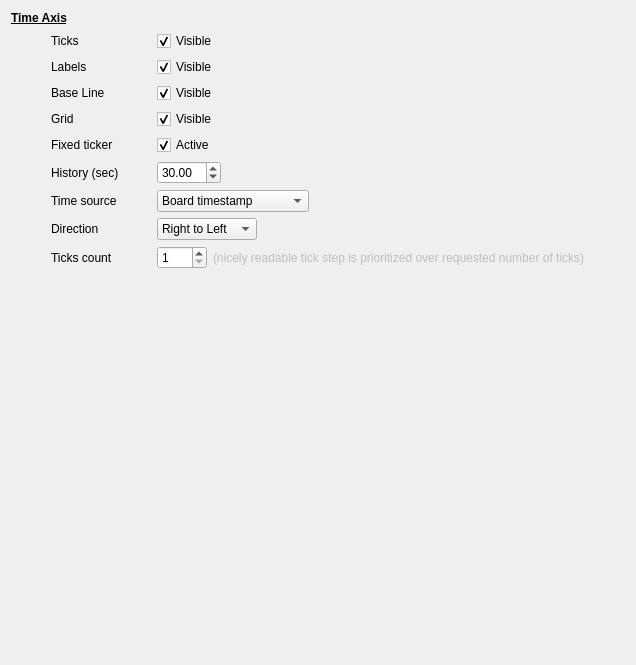
         <widget class="QWidget" name="page">
          <layout class="QVBoxLayout" name="verticalLayout_3">
           <item>
            <widget class="QLabel" name="label_19">
             <property name="font">
              <font>
               <weight>75</weight>
               <bold>true</bold>
               <underline>true</underline>
              </font>
             </property>
             <property name="text">
              <string>Time Axis</string>
             </property>
            </widget>
           </item>
           <item>
            <layout class="QHBoxLayout" name="horizontalLayout_15">
             <item>
              <spacer name="horizontalSpacer">
               <property name="orientation">
                <enum>Qt::Horizontal</enum>
               </property>
               <property name="sizeType">
                <enum>QSizePolicy::Fixed</enum>
               </property>
               <property name="sizeHint" stdset="0">
                <size>
                 <width>40</width>
                 <height>20</height>
                </size>
               </property>
              </spacer>
             </item>
             <item>
              <widget class="QLabel" name="label_15">
               <property name="minimumSize">
                <size>
                 <width>100</width>
                 <height>0</height>
                </size>
               </property>
               <property name="text">
                <string>Ticks</string>
               </property>
              </widget>
             </item>
             <item>
              <widget class="QCheckBox" name="xticksCheckBox">
               <property name="minimumSize">
                <size>
                 <width>100</width>
                 <height>0</height>
                </size>
               </property>
               <property name="text">
                <string>Visible</string>
               </property>
               <property name="checked">
                <bool>true</bool>
               </property>
              </widget>
             </item>
             <item>
              <spacer name="horizontalSpacer_13">
               <property name="orientation">
                <enum>Qt::Horizontal</enum>
               </property>
               <property name="sizeHint" stdset="0">
                <size>
                 <width>40</width>
                 <height>20</height>
                </size>
               </property>
              </spacer>
             </item>
            </layout>
           </item>
           <item>
            <layout class="QHBoxLayout" name="horizontalLayout_16">
             <item>
              <spacer name="horizontalSpacer_8">
               <property name="orientation">
                <enum>Qt::Horizontal</enum>
               </property>
               <property name="sizeType">
                <enum>QSizePolicy::Fixed</enum>
               </property>
               <property name="sizeHint" stdset="0">
                <size>
                 <width>40</width>
                 <height>20</height>
                </size>
               </property>
              </spacer>
             </item>
             <item>
              <widget class="QLabel" name="label_16">
               <property name="minimumSize">
                <size>
                 <width>100</width>
                 <height>0</height>
                </size>
               </property>
               <property name="text">
                <string>Labels</string>
               </property>
              </widget>
             </item>
             <item>
              <widget class="QCheckBox" name="xlabelsCheckBox">
               <property name="minimumSize">
                <size>
                 <width>100</width>
                 <height>0</height>
                </size>
               </property>
               <property name="text">
                <string>Visible</string>
               </property>
               <property name="checked">
                <bool>true</bool>
               </property>
              </widget>
             </item>
             <item>
              <spacer name="horizontalSpacer_14">
               <property name="orientation">
                <enum>Qt::Horizontal</enum>
               </property>
               <property name="sizeHint" stdset="0">
                <size>
                 <width>40</width>
                 <height>20</height>
                </size>
               </property>
              </spacer>
             </item>
            </layout>
           </item>
           <item>
            <layout class="QHBoxLayout" name="horizontalLayout_20">
             <item>
              <spacer name="horizontalSpacer_30">
               <property name="orientation">
                <enum>Qt::Horizontal</enum>
               </property>
               <property name="sizeType">
                <enum>QSizePolicy::Fixed</enum>
               </property>
               <property name="sizeHint" stdset="0">
                <size>
                 <width>40</width>
                 <height>20</height>
                </size>
               </property>
              </spacer>
             </item>
             <item>
              <widget class="QLabel" name="label_23">
               <property name="minimumSize">
                <size>
                 <width>100</width>
                 <height>0</height>
                </size>
               </property>
               <property name="text">
                <string>Base Line</string>
               </property>
              </widget>
             </item>
             <item>
              <widget class="QCheckBox" name="xlineCheckBox">
               <property name="minimumSize">
                <size>
                 <width>100</width>
                 <height>0</height>
                </size>
               </property>
               <property name="text">
                <string>Visible</string>
               </property>
               <property name="checked">
                <bool>true</bool>
               </property>
              </widget>
             </item>
             <item>
              <spacer name="horizontalSpacer_31">
               <property name="orientation">
                <enum>Qt::Horizontal</enum>
               </property>
               <property name="sizeHint" stdset="0">
                <size>
                 <width>40</width>
                 <height>20</height>
                </size>
               </property>
              </spacer>
             </item>
            </layout>
           </item>
           <item>
            <layout class="QHBoxLayout" name="horizontalLayout_17">
             <item>
              <spacer name="horizontalSpacer_17">
               <property name="orientation">
                <enum>Qt::Horizontal</enum>
               </property>
               <property name="sizeType">
                <enum>QSizePolicy::Fixed</enum>
               </property>
               <property name="sizeHint" stdset="0">
                <size>
                 <width>40</width>
                 <height>20</height>
                </size>
               </property>
              </spacer>
             </item>
             <item>
              <widget class="QLabel" name="label_20">
               <property name="minimumSize">
                <size>
                 <width>100</width>
                 <height>0</height>
                </size>
               </property>
               <property name="text">
                <string>Grid</string>
               </property>
              </widget>
             </item>
             <item>
              <widget class="QCheckBox" name="xgridCheckBox">
               <property name="minimumSize">
                <size>
                 <width>100</width>
                 <height>0</height>
                </size>
               </property>
               <property name="text">
                <string>Visible</string>
               </property>
               <property name="checked">
                <bool>true</bool>
               </property>
              </widget>
             </item>
             <item>
              <spacer name="horizontalSpacer_15">
               <property name="orientation">
                <enum>Qt::Horizontal</enum>
               </property>
               <property name="sizeHint" stdset="0">
                <size>
                 <width>40</width>
                 <height>20</height>
                </size>
               </property>
              </spacer>
             </item>
            </layout>
           </item>
           <item>
            <layout class="QHBoxLayout" name="horizontalLayout_21">
             <item>
              <spacer name="horizontalSpacer_36">
               <property name="orientation">
                <enum>Qt::Horizontal</enum>
               </property>
               <property name="sizeType">
                <enum>QSizePolicy::Fixed</enum>
               </property>
               <property name="sizeHint" stdset="0">
                <size>
                 <width>40</width>
                 <height>20</height>
                </size>
               </property>
              </spacer>
             </item>
             <item>
              <widget class="QLabel" name="label_24">
               <property name="minimumSize">
                <size>
                 <width>100</width>
                 <height>0</height>
                </size>
               </property>
               <property name="text">
                <string>Fixed ticker</string>
               </property>
              </widget>
             </item>
             <item>
              <widget class="QCheckBox" name="xfixedtickerCheckBox">
               <property name="minimumSize">
                <size>
                 <width>100</width>
                 <height>0</height>
                </size>
               </property>
               <property name="text">
                <string>Active</string>
               </property>
               <property name="checked">
                <bool>true</bool>
               </property>
              </widget>
             </item>
             <item>
              <spacer name="horizontalSpacer_37">
               <property name="orientation">
                <enum>Qt::Horizontal</enum>
               </property>
               <property name="sizeHint" stdset="0">
                <size>
                 <width>40</width>
                 <height>20</height>
                </size>
               </property>
              </spacer>
             </item>
            </layout>
           </item>
           <item>
            <layout class="QHBoxLayout" name="horizontalLayout_5">
             <item>
              <spacer name="horizontalSpacer_18">
               <property name="orientation">
                <enum>Qt::Horizontal</enum>
               </property>
               <property name="sizeType">
                <enum>QSizePolicy::Fixed</enum>
               </property>
               <property name="sizeHint" stdset="0">
                <size>
                 <width>40</width>
                 <height>20</height>
                </size>
               </property>
              </spacer>
             </item>
             <item>
              <widget class="QLabel" name="label_4">
               <property name="minimumSize">
                <size>
                 <width>100</width>
                 <height>0</height>
                </size>
               </property>
               <property name="text">
                <string>History (sec)</string>
               </property>
               <property name="indent">
                <number>-1</number>
               </property>
              </widget>
             </item>
             <item>
              <widget class="QDoubleSpinBox" name="historyDoubleSpinBox">
               <property name="minimumSize">
                <size>
                 <width>50</width>
                 <height>0</height>
                </size>
               </property>
               <property name="minimum">
                <double>0.100000000000000</double>
               </property>
               <property name="maximum">
                <double>600.000000000000000</double>
               </property>
               <property name="value">
                <double>30.000000000000000</double>
               </property>
              </widget>
             </item>
             <item>
              <spacer name="horizontalSpacer_4">
               <property name="orientation">
                <enum>Qt::Horizontal</enum>
               </property>
               <property name="sizeHint" stdset="0">
                <size>
                 <width>40</width>
                 <height>20</height>
                </size>
               </property>
              </spacer>
             </item>
            </layout>
           </item>
           <item>
            <layout class="QHBoxLayout" name="horizontalLayout_6">
             <item>
              <spacer name="horizontalSpacer_32">
               <property name="orientation">
                <enum>Qt::Horizontal</enum>
               </property>
               <property name="sizeType">
                <enum>QSizePolicy::Fixed</enum>
               </property>
               <property name="sizeHint" stdset="0">
                <size>
                 <width>40</width>
                 <height>20</height>
                </size>
               </property>
              </spacer>
             </item>
             <item>
              <widget class="QLabel" name="label_6">
               <property name="minimumSize">
                <size>
                 <width>100</width>
                 <height>0</height>
                </size>
               </property>
               <property name="text">
                <string>Time source</string>
               </property>
              </widget>
             </item>
             <item>
              <widget class="QComboBox" name="timeSourceComboBox">
               <property name="minimumSize">
                <size>
                 <width>100</width>
                 <height>0</height>
                </size>
               </property>
               <item>
                <property name="text">
                 <string>Board timestamp</string>
                </property>
               </item>
               <item>
                <property name="text">
                 <string>Parameters timestamp</string>
                </property>
               </item>
              </widget>
             </item>
             <item>
              <spacer name="horizontalSpacer_33">
               <property name="orientation">
                <enum>Qt::Horizontal</enum>
               </property>
               <property name="sizeHint" stdset="0">
                <size>
                 <width>40</width>
                 <height>20</height>
                </size>
               </property>
              </spacer>
             </item>
            </layout>
           </item>
           <item>
            <layout class="QHBoxLayout" name="horizontalLayout_3">
             <item>
              <spacer name="horizontalSpacer_19">
               <property name="orientation">
                <enum>Qt::Horizontal</enum>
               </property>
               <property name="sizeType">
                <enum>QSizePolicy::Fixed</enum>
               </property>
               <property name="sizeHint" stdset="0">
                <size>
                 <width>40</width>
                 <height>20</height>
                </size>
               </property>
              </spacer>
             </item>
             <item>
              <widget class="QLabel" name="label_3">
               <property name="minimumSize">
                <size>
                 <width>100</width>
                 <height>0</height>
                </size>
               </property>
               <property name="text">
                <string>Direction</string>
               </property>
              </widget>
             </item>
             <item>
              <widget class="QComboBox" name="directionComboBox">
               <property name="minimumSize">
                <size>
                 <width>100</width>
                 <height>0</height>
                </size>
               </property>
               <item>
                <property name="text">
                 <string>Right to Left</string>
                </property>
               </item>
               <item>
                <property name="text">
                 <string>Left to Right</string>
                </property>
               </item>
              </widget>
             </item>
             <item>
              <spacer name="horizontalSpacer_5">
               <property name="orientation">
                <enum>Qt::Horizontal</enum>
               </property>
               <property name="sizeHint" stdset="0">
                <size>
                 <width>40</width>
                 <height>20</height>
                </size>
               </property>
              </spacer>
             </item>
            </layout>
           </item>
           <item>
            <layout class="QHBoxLayout" name="horizontalLayout_8">
             <property name="topMargin">
              <number>0</number>
             </property>
             <item>
              <spacer name="horizontalSpacer_39">
               <property name="orientation">
                <enum>Qt::Horizontal</enum>
               </property>
               <property name="sizeType">
                <enum>QSizePolicy::Fixed</enum>
               </property>
               <property name="sizeHint" stdset="0">
                <size>
                 <width>40</width>
                 <height>20</height>
                </size>
               </property>
              </spacer>
             </item>
             <item>
              <widget class="QLabel" name="label_25">
               <property name="minimumSize">
                <size>
                 <width>100</width>
                 <height>0</height>
                </size>
               </property>
               <property name="text">
                <string>Ticks count</string>
               </property>
              </widget>
             </item>
             <item>
              <widget class="QSpinBox" name="horizontalTicksCountSpinBox">
               <property name="minimumSize">
                <size>
                 <width>50</width>
                 <height>0</height>
                </size>
               </property>
               <property name="minimum">
                <number>1</number>
               </property>
               <property name="maximum">
                <number>10</number>
               </property>
              </widget>
             </item>
             <item>
              <widget class="QLabel" name="label_28">
               <property name="enabled">
                <bool>false</bool>
               </property>
               <property name="text">
                <string>(nicely readable tick step is prioritized over requested number of ticks)</string>
               </property>
              </widget>
             </item>
             <item>
              <spacer name="horizontalSpacer_38">
               <property name="orientation">
                <enum>Qt::Horizontal</enum>
               </property>
               <property name="sizeHint" stdset="0">
                <size>
                 <width>40</width>
                 <height>20</height>
                </size>
               </property>
              </spacer>
             </item>
            </layout>
           </item>
           <item>
            <spacer name="verticalSpacer_2">
             <property name="orientation">
              <enum>Qt::Vertical</enum>
             </property>
             <property name="sizeHint" stdset="0">
              <size>
               <width>20</width>
               <height>385</height>
              </size>
             </property>
            </spacer>
           </item>
          </layout>
         </widget>
